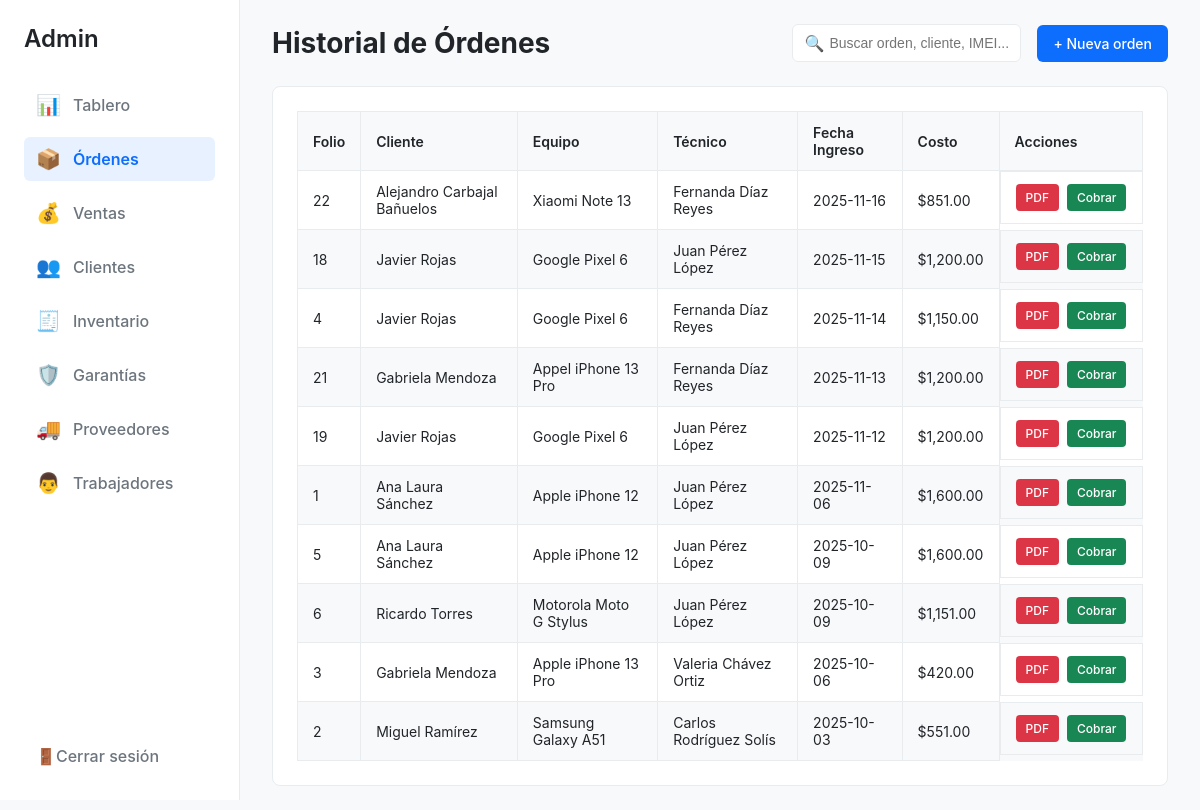
Page /common/ordenes.php (signed in) on the committed database.
### tables this page shows
CREATE TABLE `reparacion` (
  `id_reparacion` int(11) NOT NULL,
  `id_equipo` int(11) NOT NULL,
  `id_trabajador` int(11) NOT NULL,
  `fecha_ingreso` date NOT NULL,
  `fecha_terminado` date NOT NULL,
  `costo` decimal(10,0) NOT NULL
);

CREATE TABLE `cliente` (
  `id_cliente` int(11) NOT NULL,
  `nombre` varchar(100) NOT NULL,
  `apellido` varchar(100) NOT NULL,
  `telefono` varchar(15) NOT NULL,
  `correo` varchar(100) NOT NULL,
  `direccion` varchar(100) NOT NULL,
  `num_direccion` varchar(10) NOT NULL,
  `id_empresa` int(10) NOT NULL
);

CREATE TABLE `equipo` (
  `id_equipo` int(11) NOT NULL,
  `id_cliente` int(11) NOT NULL,
  `marca` varchar(100) NOT NULL,
  `modelo` varchar(100) NOT NULL,
  `observaciones` varchar(100) NOT NULL,
  `fecha` date NOT NULL
);

CREATE TABLE `trabajador` (
  `id_trabajador` int(11) NOT NULL,
  `contrasena` varchar(20) NOT NULL,
  `nombre` varchar(100) NOT NULL,
  `apellido` varchar(100) NOT NULL,
  `telefono` varchar(15) NOT NULL,
  `correo` varchar(100) NOT NULL,
  `direccion` varchar(100) NOT NULL,
  `num_direccion` varchar(10) NOT NULL,
  `especialidad` varchar(100) NOT NULL,
  `rol` enum('admin','trabajador') NOT NULL DEFAULT 'trabajador',
  `id_empresa` int(11) NOT NULL
);

### html/common/ordenes.php (the view, shortened to what this page needs)
<?php
$user_rol = $_SESSION['user_rol'];
require '../config/conexion.php';
try {
    $sql_base = "SELECT
                r.id_reparacion,
                r.fecha_ingreso,
                r.fecha_terminado,
                r.costo,
                c.nombre AS cliente_nombre,
                c.apellido AS cliente_apellido,
                e.marca,
                e.modelo,
                t.nombre AS tecnico_nombre,
                t.apellido AS tecnico_apellido
            FROM reparacion AS r
            JOIN equipo AS e ON r.id_equipo = e.id_equipo
            JOIN cliente AS c ON e.id_cliente = c.id_cliente
            JOIN trabajador AS t ON r.id_trabajador = t.id_trabajador";
    $params = [];
    $sql_base .= " ORDER BY r.fecha_ingreso DESC";
    $stmt_ordenes = $pdo->prepare($sql_base);
    $stmt_ordenes->execute($params);
    $ordenes = $stmt_ordenes->fetchAll(PDO::FETCH_ASSOC);
} catch (\PDOException $e) {
    echo "Error al consultar la base de datos: " . $e->getMessage();
    die();
}
?>
<!DOCTYPE html>
<html lang="es">
<head>
</head>
<body>
    <aside class="sidebar">
        <?php if ($user_rol == 'admin'): ?>
            <div class="sidebar-header">Admin</div>
            <nav class="sidebar-nav">
                <ul>
                    <li><a href="../admin/dashboard.php"><span>📊</span> Tablero</a></li>
                    <li><a href="ordenes.php" class="active"><span>📦</span> Órdenes</a></li>
                    <li><a href="../admin/ventas.php"><span>💰</span> Ventas</a></li>
                    <li><a href="../admin/clientes.php"><span>👥</span> Clientes</a></li>
                    <li><a href="../admin/inventario.php"><span>🧾</span> Inventario</a></li>
                    <li><a href="garantias.php"><span>🛡️</span> Garantías</a></li>
                    <li><a href="../admin/proveedores.php"><span>🚚</span> Proveedores</a></li>
                    <li><a href="../admin/trabajadores.php"><span>👨</span> Trabajadores</a></li>
                </ul>
            </nav>
        <?php endif; ?>
        <div class="sidebar-footer">
            <a href="/controllers/logout.php"><span>🚪</span> Cerrar sesión</a>
        </div>
    </aside>
    <main class="main-content">
        <header class="main-header">
            <h1><?php echo ($user_rol == 'admin') ? 'Historial de Órdenes' : 'Mis Órdenes'; ?></h1>
            <div class="header-actions">
                <div class="search-bar">
                    <input type="text" placeholder="Buscar orden, cliente, IMEI...">
                </div>
                <a href="nueva_orden.php" class="btn-primary">+ Nueva orden</a>
            </div>
        </header>
        <section class="ordenes-content">
            <div class="card">
                <table class="data-table">
                    <thead>
                        <tr>
                            <th>Folio</th>
                            <th>Cliente</th>
                            <th>Equipo</th>
                            <th>Técnico</th>
                            <th>Fecha Ingreso</th>
                            <th>Costo</th>
                            <th>Acciones</th>
                        </tr>
                    </thead>
                    <tbody>
                        <?php if (empty($ordenes)): ?>
                            <tr>
                                <td colspan="7" style="text-align: center;">No se encontraron órdenes de reparación.</td>
                            </tr>
                        <?php else: ?>
                            <?php foreach ($ordenes as $orden): ?>
                                <tr>
                                    <td><?php echo htmlspecialchars($orden['id_reparacion']); ?></td>
                                    <td><?php echo htmlspecialchars($orden['cliente_nombre'] . ' ' . $orden['cliente_apellido']); ?></td>
                                    <td><?php echo htmlspecialchars($orden['marca'] . ' ' . $orden['modelo']); ?></td>
                                    <td><?php echo htmlspecialchars($orden['tecnico_nombre'] . ' ' . $orden['tecnico_apellido']); ?></td>
                                    <td><?php echo htmlspecialchars($orden['fecha_ingreso']); ?></td>
                                    <td>$<?php echo number_format($orden['costo'], 2); ?></td>
                                    <td class="acciones-cell">
                                        <a href="../common/generar_factura.php?id=<?php echo $orden['id_reparacion']; ?>" class="btn-pdf" target="_blank">PDF</a>
                                        <a href="../controllers/registrar_pago_y_garantia.php?reparacion_id=<?php echo $orden['id_reparacion']; ?>" class="btn-cobrar">Cobrar</a>
                                    </td>
                                </tr>
                            <?php endforeach; ?>
                        <?php endif; ?>
                    </tbody>
                </table>
            </div>
        </section>
    </main>
</body>
</html>

### html/common/ordenes.php (style rules this page uses)
:root { --color-primario: #0d6efd; --color-fondo: #f8f9fa; --color-blanco: #ffffff; --color-texto: #212529; --color-texto-secundario: #6c757d; --color-borde: #e9ecef; --alerta-baja: #fffbeb; --alerta-critica: #fff8e1; }
body { font-family: -apple-system, BlinkMacSystemFont, "Segoe UI", Roboto, "Helvetica Neue", Arial, sans-serif; margin: 0; background-color: var(--color-fondo); color: var(--color-texto); display: flex; }
.sidebar { width: 240px; background-color: var(--color-blanco); border-right: 1px solid var(--color-borde); height: 100vh; display: flex; flex-direction: column; padding: 24px; box-sizing: border-box; position: fixed; left: 0; top: 0; }
.sidebar-header { font-size: 24px; font-weight: 600; margin-bottom: 30px; }
.sidebar-nav { flex-grow: 1; }
.sidebar-nav ul { list-style: none; padding: 0; margin: 0; }
.sidebar-nav li { margin-bottom: 10px; }
.sidebar-nav a { text-decoration: none; color: var(--color-texto-secundario); font-weight: 500; display: flex; align-items: center; padding: 10px 12px; border-radius: 6px; transition: background-color 0.2s, color 0.2s; }
.sidebar-nav a.active { background-color: #e7f1ff; color: var(--color-primario); font-weight: 600; }
.sidebar-nav a span { margin-right: 12px; font-size: 20px; }
.sidebar-footer a { text-decoration: none; color: var(--color-texto-secundario); font-weight: 500; display: flex; align-items: center; padding: 10px 12px; }
.main-content { margin-left: 240px; flex-grow: 1; padding: 24px 32px; }
.main-header { display: flex; justify-content: space-between; align-items: center; margin-bottom: 24px; }
.main-header h1 { font-size: 28px; margin: 0; }
.header-actions { display: flex; align-items: center; gap: 16px; }
.search-bar { position: relative; }
.search-bar input { padding: 10px 10px 10px 36px; border: 1px solid var(--color-borde); border-radius: 6px; font-size: 14px; }
.search-bar::before { content: '🔍'; position: absolute; left: 12px; top: 50%; transform: translateY(-50%); color: var(--color-texto-secundario); }
.btn-primary { background-color: var(--color-primario); color: var(--color-blanco); border: none; padding: 10px 16px; border-radius: 6px; font-weight: 500; cursor: pointer; font-size: 14px; text-decoration: none; }
.card { background-color: var(--color-blanco); border: 1px solid var(--color-borde); border-radius: 8px; padding: 24px; }
.data-table { width: 100%; border-collapse: collapse; }
.data-table th, .data-table td { padding: 12px 15px; border: 1px solid var(--color-borde); text-align: left; font-size: 14px; }
.data-table th { background-color: var(--color-fondo); font-weight: 600; }
.data-table tbody tr:nth-of-type(even) { background-color: var(--color-fondo); }
.btn-pdf { display: inline-block; padding: 6px 10px; font-size: 12px; font-weight: 500; color: #fff; background-color: #dc3545; border: none; border-radius: 4px; text-decoration: none; text-align: center; }
.acciones-cell { display: flex; gap: 8px; }
.btn-cobrar { display: inline-block; padding: 6px 10px; font-size: 12px; font-weight: 500; color: #fff; background-color: #198754; border: none; border-radius: 4px; text-decoration: none; text-align: center; }

### rows in the picture
reparacion: id_reparacion "22", cliente.nombre+apellido "Alejandro Carbajal Bañuelos", id_equipo.modelo "Xiaomi Note 13", id_trabajador.apellido "Fernanda Díaz Reyes", fecha_ingreso "2025-11-16", costo "851.00"
reparacion: id_reparacion "18", cliente.nombre+apellido "Javier Rojas", id_equipo.modelo "Google Pixel 6", id_trabajador.apellido "Juan Pérez López", fecha_ingreso "2025-11-15", costo "1,200.00"
reparacion: id_reparacion "4", cliente.nombre+apellido "Javier Rojas", id_equipo.modelo "Google Pixel 6", id_trabajador.apellido "Fernanda Díaz Reyes", fecha_ingreso "2025-11-14", costo "1,150.00"
reparacion: id_reparacion "21", cliente.nombre+apellido "Gabriela Mendoza", id_equipo.modelo "Appel iPhone 13 Pro", id_trabajador.apellido "Fernanda Díaz Reyes", fecha_ingreso "2025-11-13", costo "1,200.00"
reparacion: id_reparacion "19", cliente.nombre+apellido "Javier Rojas", id_equipo.modelo "Google Pixel 6", id_trabajador.apellido "Juan Pérez López", fecha_ingreso "2025-11-12", costo "1,200.00"
reparacion: id_reparacion "1", cliente.nombre+apellido "Ana Laura Sánchez", id_equipo.modelo "Apple iPhone 12", id_trabajador.apellido "Juan Pérez López", fecha_ingreso "2025-11-06", costo "1,600.00"
reparacion: id_reparacion "5", cliente.nombre+apellido "Ana Laura Sánchez", id_equipo.modelo "Apple iPhone 12", id_trabajador.apellido "Juan Pérez López", fecha_ingreso "2025-10-09", costo "1,600.00"
reparacion: id_reparacion "6", cliente.nombre+apellido "Ricardo Torres", id_equipo.modelo "Motorola Moto G Stylus", id_trabajador.apellido "Juan Pérez López", fecha_ingreso "2025-10-09", costo "1,151.00"
reparacion: id_reparacion "3", cliente.nombre+apellido "Gabriela Mendoza", id_equipo.modelo "Apple iPhone 13 Pro", id_trabajador.apellido "Valeria Chávez Ortiz", fecha_ingreso "2025-10-06", costo "420.00"
reparacion: id_reparacion "2", cliente.nombre+apellido "Miguel Ramírez", id_equipo.modelo "Samsung Galaxy A51", id_trabajador.apellido "Carlos Rodríguez Solís", fecha_ingreso "2025-10-03", costo "551.00"
